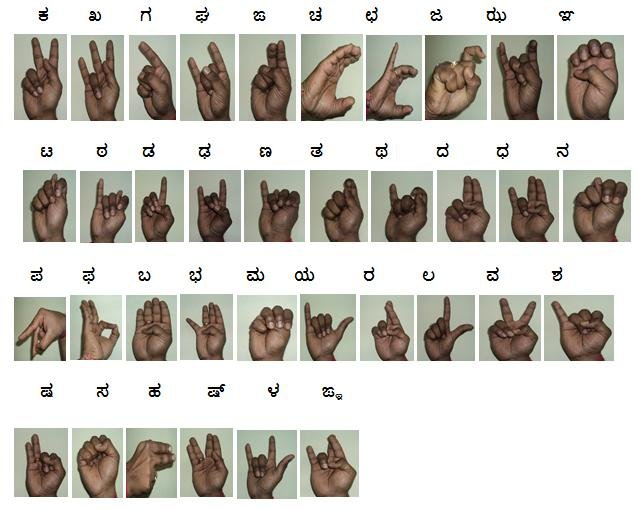
#> input picture Sign Word Alpha Gesture/Kannada Signs.jpg, 638 x 509 px, found by its file name
$ python extract_kannada_signs.py
#> lines starting #> are read from the running program, lines starting #| are printed output that depends on the picture
from PIL import Image
import os

def extract_and_save_kannada_signs(source_image_path, output_dir):
    """
    Extracts individual Kannada sign images from a grid image and saves them as character.jpeg.
    """
#> called with output_dir = 'D:/Final Year Project/dataset/kannada'
    # Load the source image
    try:
        img = Image.open(source_image_path)
#> img is the input picture: PIL image 638x509 RGB; mean R, G, B 199.2, 195.7, 188.1
    except FileNotFoundError:
        print(f"Error: Source image not found at {source_image_path}")
        return
    except Exception as e:
        print(f"Error loading image: {e}")
        return

    # Create output directory if it doesn't exist
    os.makedirs(output_dir, exist_ok=True)

    # Define crop coordinates and corresponding Kannada characters
    # These coordinates are estimated from visual inspection of Kannada Signs.jpg (752x869 pixels)
    # Each crop is (left, top, right, bottom)

    signs_data = [
        # Row 1: ಕ, ಖ, ಗ, ಘ, ಙ, ಚ, ಛ, ಜ, ಝ, ಞ
        {'char': 'ಕ', 'coords': (10, 40, 75, 130)},
        {'char': 'ಖ', 'coords': (80, 40, 145, 130)},
        {'char': 'ಗ', 'coords': (150, 40, 215, 130)},
        {'char': 'ಘ', 'coords': (220, 40, 285, 130)},
        {'char': 'ಙ', 'coords': (290, 40, 355, 130)},
        {'char': 'ಚ', 'coords': (360, 40, 425, 130)},
        {'char': 'ಛ', 'coords': (430, 40, 495, 130)},
        {'char': 'ಜ', 'coords': (500, 40, 565, 130)},
        {'char': 'ಝ', 'coords': (570, 40, 635, 130)},
        {'char': 'ಞ', 'coords': (640, 40, 705, 130)},

        # Row 2: ಟ, ಠ, ಡ, ಢ, ಣ, ತ, ಥ, ದ, ಧ, ನ
        {'char': 'ಟ', 'coords': (10, 180, 75, 270)},
        {'char': 'ಠ', 'coords': (80, 180, 145, 270)},
        {'char': 'ಡ', 'coords': (150, 180, 215, 270)},
        {'char': 'ಢ', 'coords': (220, 180, 285, 270)},
        {'char': 'ಣ', 'coords': (290, 180, 355, 270)},
        {'char': 'ತ', 'coords': (360, 180, 425, 270)},
        {'char': 'ಥ', 'coords': (430, 180, 495, 270)},
        {'char': 'ದ', 'coords': (500, 180, 565, 270)},
        {'char': 'ಧ', 'coords': (570, 180, 635, 270)},
        {'char': 'ನ', 'coords': (640, 180, 705, 270)},

        # Row 3: ಪ, ಫ, ಬ, ಭ, ಮ, ಯ, ರ, ಲ, ವ, ಶ
        {'char': 'ಪ', 'coords': (10, 320, 75, 410)},
        {'char': 'ಫ', 'coords': (80, 320, 145, 410)},
        {'char': 'ಬ', 'coords': (150, 320, 215, 410)},
        {'char': 'ಭ', 'coords': (220, 320, 285, 410)},
        {'char': 'ಮ', 'coords': (290, 320, 355, 410)},
        {'char': 'ಯ', 'coords': (360, 320, 425, 410)},
        {'char': 'ರ', 'coords': (430, 320, 495, 410)},
        {'char': 'ಲ', 'coords': (500, 320, 565, 410)},
        {'char': 'ವ', 'coords': (570, 320, 635, 410)},
        {'char': 'ಶ', 'coords': (640, 320, 705, 410)},

        # Row 4: ಷ, ಸ, ಹ, ಳ, ಕ್ಷ, ಜ್ಞ
        {'char': 'ಷ', 'coords': (10, 460, 75, 550)},
        {'char': 'ಸ', 'coords': (80, 460, 145, 550)},
        {'char': 'ಹ', 'coords': (150, 460, 215, 550)},
        {'char': 'ಳ', 'coords': (220, 460, 285, 550)},
        {'char': 'ಕ್ಷ', 'coords': (290, 460, 355, 550)},
        {'char': 'ಜ್ಞ', 'coords': (360, 460, 425, 550)},

        # Row 5 (Vowels): ಅ, ಆ, ಇ, ಈ, ಉ, ಊ, ಋ, ಎ, ಏ, ಐ
        {'char': 'ಅ', 'coords': (10, 600, 75, 690)},
        {'char': 'ಆ', 'coords': (80, 600, 145, 690)},
        {'char': 'ಇ', 'coords': (150, 600, 215, 690)},
        {'char': 'ಈ', 'coords': (220, 600, 285, 690)},
        {'char': 'ಉ', 'coords': (290, 600, 355, 690)},
        {'char': 'ಊ', 'coords': (360, 600, 425, 690)},
        {'char': 'ಋ', 'coords': (430, 600, 495, 690)},
        {'char': 'ಎ', 'coords': (500, 600, 565, 690)},
        {'char': 'ಏ', 'coords': (570, 600, 635, 690)},
        {'char': 'ಐ', 'coords': (640, 600, 705, 690)},

        # Row 6 (Vowels and modifiers): ಒ, ಓ, ಔ, ಅಂ, ಅಃ
        {'char': 'ಒ', 'coords': (10, 740, 75, 830)},
        {'char': 'ಓ', 'coords': (80, 740, 145, 830)},
        {'char': 'ಔ', 'coords': (150, 740, 215, 830)},
        {'char': 'ಅಂ', 'coords': (220, 740, 285, 830)},
        {'char': 'ಅಃ', 'coords': (290, 740, 355, 830)},
    ]
    for sign_data in signs_data:
        char = sign_data['char']
        coords = sign_data['coords']

        # Crop the image
        cropped_img = img.crop(coords)

        # Save the cropped image
        output_path = os.path.join(output_dir, f"{char}.jpeg")
        cropped_img.save(output_path, "JPEG")
        print(f"Saved {char}.jpeg to {output_path}")
#> this loop made 51 passes
#> pass 1, in extract_and_save_kannada_signs, `cropped_img = img.crop(coords)`:
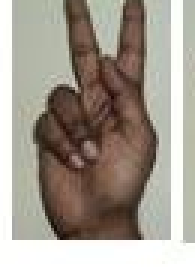
#> cropped_img: PIL image 65x90 RGB (shown 3 times larger); mean R, G, B 163.2, 154.8, 143.9
#> pass 2, in extract_and_save_kannada_signs, `cropped_img = img.crop(coords)`:
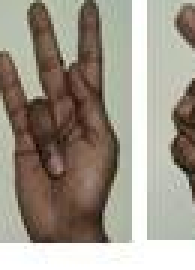
#> cropped_img: PIL image 65x90 RGB (shown 3 times larger); mean R, G, B 159.1, 151.2, 138.6
#> pass 3, in extract_and_save_kannada_signs, `cropped_img = img.crop(coords)`:
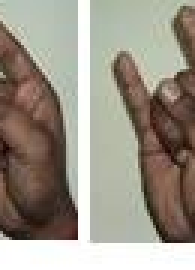
#> cropped_img: PIL image 65x90 RGB (shown 3 times larger); mean R, G, B 155.7, 148.2, 135.7
#> after the loop: cropped_img: PIL image 65x90 RGB; every value is 0

if __name__ == "__main__":
    source_image_file = "D:/Final Year Project/Sign Word Alpha Gesture/Kannada Signs.jpg"
    output_directory = "D:/Final Year Project/dataset/kannada" # Overwrite existing

    # IMPORTANT: The coordinates defined in signs_data are placeholders and MUST be
    # accurately adjusted based on the actual layout of 'Kannada Signs.jpg'.
    # Manual inspection and precise coordinate finding is required.

    # You might need to run this script, inspect the output, and refine coordinates.
    # The current estimation is very rough.

    extract_and_save_kannada_signs(source_image_file, output_directory)

$ run again, with Sign Word Alpha Gesture/asl_sign.jpg copied over Sign Word Alpha Gesture/Kannada Signs.jpg
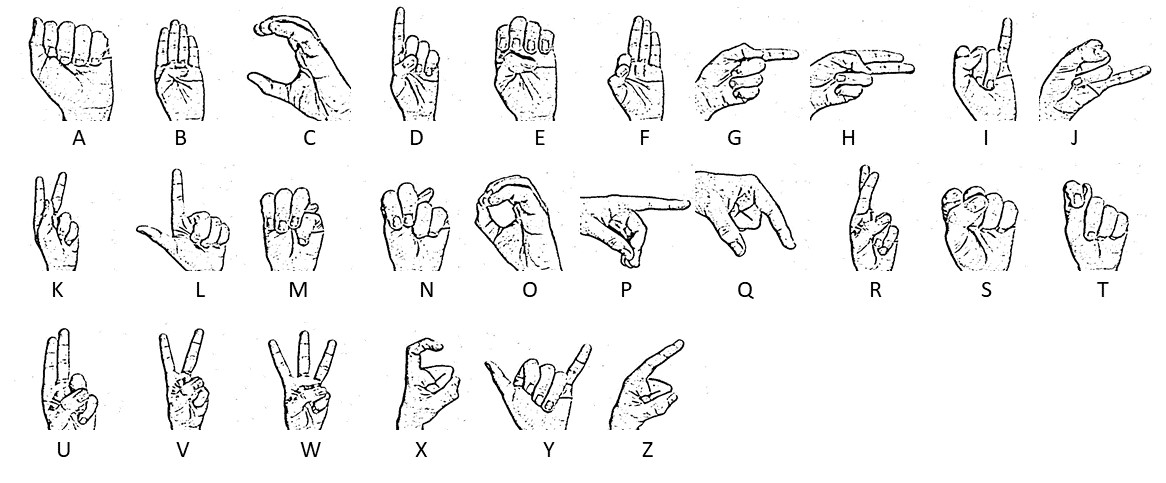
#> input picture Sign Word Alpha Gesture/asl_sign.jpg, 1166 x 483 px, found by its file name
#> in extract_and_save_kannada_signs, img is the input picture: PIL image 1166x483 RGB; min 0, max 255, mean 242.3
#> the loop in extract_and_save_kannada_signs, `for sign_data in signs_data:` made 51 passes
#> pass 1, in extract_and_save_kannada_signs, `cropped_img = img.crop(coords)`:
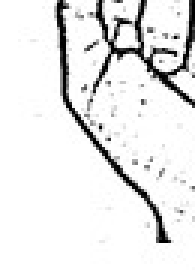
#> cropped_img: PIL image 65x90 RGB (shown 3 times larger); min 0, max 255, mean 232.7
#> pass 3, in extract_and_save_kannada_signs, `cropped_img = img.crop(coords)`:
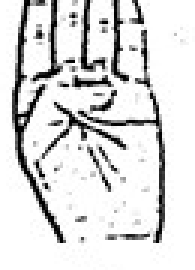
#> cropped_img: PIL image 65x90 RGB (shown 3 times larger); min 0, max 255, mean 220.1
